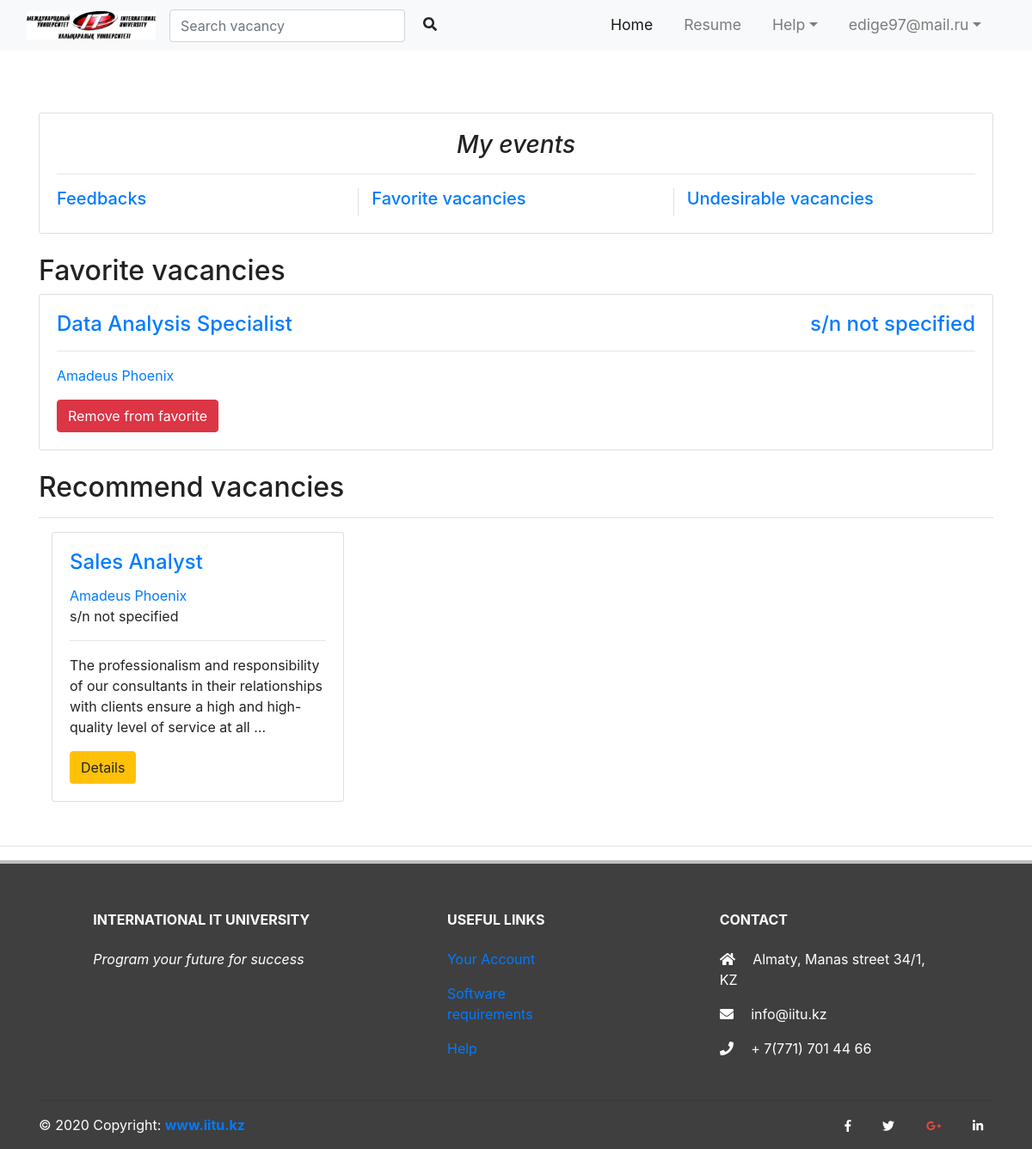
/student/favorite_vacancies/ (signed in), run on the app's committed database.
### users/models.py (models this page shows)
class User(AbstractUser):
    is_student = models.BooleanField(default=False)
    is_employer = models.BooleanField(default=False)

### employer/models.py (models this page shows)
class FavoriteVacancy(models.Model):
	fav_id = models.AutoField(primary_key=True)
	vac_id =  models.ForeignKey(Vacancy, on_delete=models.CASCADE)
	student =  models.ForeignKey(Student, on_delete=models.CASCADE)

class Vacancy(models.Model):
	vac_id = models.AutoField(primary_key=True)
	vacancy_name = models.CharField(max_length = 512,null=True)
	salary = models.CharField(max_length = 512,null=True)
	company_name = models.CharField(max_length = 512,null=True)
	address = AddressField(null=True)
	experience = models.TextField(null=True)
	about = models.TextField(null=True)
	duties = models.TextField(null=True)
	Requirements = models.TextField(null=True)
	work_condition = models.TextField(null=True)
	skills = models.TextField(null=True)
	contacts_phone = models.CharField(max_length = 512,null=True)
	contact_mail = models.CharField(max_length = 512,null=True)
	publication_date = models.DateField(auto_now_add=True,null=True)
	upd_date = models.DateField(auto_now =True,null=True)
	employer = models.ForeignKey(Employer, on_delete=models.CASCADE)

### student/views.py (the view)
# urls.py: path('favorite_vacancies/', views.favorite_vacancies, name='favorite_vacancies'),
@login_required
@student_required
def favorite_vacancies(request):
	context = {}
	favorite = FavoriteVacancy.objects.filter(student = request.user.student)
	vacancies = vacancy_of_the_day(request)
	context['favorite'] = favorite
	context['vacancies'] = vacancies
	context['user'] = request.user
	context['recommended_vacancy'] = recommendation(request)
	return render(request,'favorite_vacancies.html',context)

### student/views.py (called while the page is built)
def recommendation(request):
	if DesiredPosition.objects.values('desired_position').get(user=request.user)['desired_position'] is not None:
		student_position = DesiredPosition.objects.values('desired_position').get(user=request.user)['desired_position']
		recommended_vacancy = Vacancy.objects.filter(
			Q(vacancy_name__icontains=student_position) | Q(about__icontains=student_position) | Q(Requirements__icontains=student_position)
			)
		return recommended_vacancy[:3]
	else:
		return None

def vacancy_of_the_day(request):
	today = datetime.now().date()
	vacancies = Vacancy.objects.filter(upd_date = today)[:6]
	return vacancies

### student/templates/favorite_vacancies.html (shortened to what this page needs)
{% extends 'student_home.html' %}
{% load static %}
{% load crispy_forms_tags %}
{% block main %}
<div class="container">
  <div class="card">
    <div class="row card-body">
      <div class="col-md-12">
        <h3 class="font-italic text-center">My events</h3><hr>
        <div class="row">
        <div class="col-md">
          <a href="{% url 'responses_and_invitations'%}"><h5 class="card-text">Feedbacks<h5></a>
        </div>
        <div class="col-md">
          <a href="{% url 'favorite_vacancies'%}"><h5 class="card-text">Favorite vacancies</h5></a>
        </div>
        <div class="col-md">
        <a href="{% url 'undesirable_vacancies'%}"><h5 class="card-text">Undesirable vacancies</h5></a>
        </div>
        </div>
      </div>
    </div>
  </div>
</div>
<br>
<div class="container">
  {% if favorite %}
  <h2>Favorite vacancies</h2>
  {% for fvrt in favorite%}
  <div class="card">
    <div class="card-body">
      <h4 class="card-title"><a href="{%url 'student_home' %}{{fvrt.vac_id.vac_id}}" class="card-title">{{fvrt.vac_id.vacancy_name}}<span style="float:right;">{{fvrt.vac_id.salary}}<span></a></h4><hr>
      <a href="{%url 'student_home' %}{{fvrt.vac_id.company_name}}" class="card-text"><p>{{fvrt.vac_id.company_name}}</p></a>
      <form method="POST" action="{%url 'remove_from_favorite_vacancy'%}">
        <button  class="card-link btn btn-danger">Remove from favorite</button>
      </form>
    </div>
  </div><br>
  {% endfor %}
  <h2>Recommend vacancies</h2><hr>
  <div class="container">
    <div class="row padding">
      {% for vacancy in recommended_vacancy%}
        <div class="col-md-4" style="padding-bottom: 35px">
          <div class="card">
            <div class="card-body">
              <a href="{%url 'student_home' %}{{vacancy.vac_id}}"><h4 class="card-title">{{vacancy.vacancy_name|truncatechars:26}}</h4></a>
              <a href="{%url 'student_home' %}{{vacancy.company_name}}" class="vac_link">{{vacancy.company_name|truncatechars:26}}</a>
              <p class="card-text">{{vacancy.salary|truncatechars:26}}</p>
             <hr>
             <p class="card-text">{{vacancy.about|truncatechars:150}}</p>
              <a href="{%url 'student_home' %}{{vacancy.vac_id}}" class="btn btn-warning">Details</a>
            </div>
          </div>
        </div>
      {% endfor %}
    </div>
  </div>
{%endif%}
</div>
{% endblock %}

### student/templates/student_home.html (shortened to what this page needs)
{% extends 'main.html' %}
{% load static %}
{% block main_menu %}
<nav class="navbar navbar-expand-md navbar-light bg-light sticky-top">
  <div class="container-fluid">
      <a href="#" class="navbar-brand"><img src="{% static 'images/logl.jpg' %}"></a>
     <form class="form-inline mr-auto" method="get" action="{%url 'search_vacancy'%}">
      <div class="md-form my-0">
        <input class="form-control" type="text" placeholder="Search vacancy"  name = 'search_word' aria-label="Search">
        <i class="fas fa-search text-black ml-3" aria-hidden="true"></i>
      </div>
    </form>
     <div class="collapse navbar-collapse" id="navbarResponsive">
    <ul class="navbar-nav ml-auto">
    <li class="nav-item active"><a href="{% url 'student_home'%}" class="nav-link">Home</a></li>
    <li class="nav-item"><a href="{% url 'get_resume_student'%}" class="nav-link">Resume</a></li>
    <li class="nav-item dropdown">
      <a href="#" class="nav-link dropdown-toggle" data-toggle="dropdown">Help</a>
    </li>
    <li class="nav-item dropdown">
      <a href="#" class="nav-link dropdown-toggle" data-toggle="dropdown"><span class="caret">{{user}}</span></a>
    </li>
  </ul>
</div>
</nav>
{% endblock %}

### main/templates/main.html (style rules this page uses)
body, html { width: 100%; height: 100%; fon-family: 'Poppins', san-serif; color: #222; }
.navbar-brand img { width: 150px }
.navbar-nav li { padding-right: 20px; }
.nav-link { font-size: 1.1em !important }

### data on the page
User: username "edige97@mail.ru"
FavoriteVacancy: vac_id.vacancy_name "Data Analysis Specialist", vac_id.salary "s/n not specified", vac_id.company_name "Amadeus Phoenix"
Vacancy: vacancy_name "Sales Analyst", company_name "Amadeus Phoenix", salary "s/n not specified", about "The professionalism and responsibility of our consultants in their relationships with clients ensure a high and high-quality level of service at all …"
